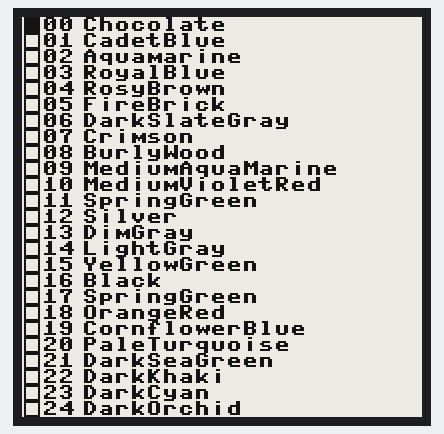
A program run on a simulated ESP32 board running MicroPython. Shown: 200×200 one-colour display. Random numbers come from a fixed seed; what the program prints to the serial console is not drawn. At 4.6 s the program stops and its outputs stay as they are.

Above: at 4.7 s.

The program:

epaper_test.py
```python
import epaper1in54
from machine import SPI,Pin

#spi = SPI(3, SPI.MASTER, baudrate=2000000, polarity=0, phase=0)
spi = SPI(1,baudrate=2000000, polarity=0, phase=0, sck=Pin(14),mosi=Pin(13),miso=Pin(12))
cs = Pin(21)
dc = Pin(17)
rst = Pin(19)
busy = Pin(5)

e = epaper1in54.EPD(spi, cs, dc, rst, busy)
e.init()

w = 200
h = 200
x = 0
y = 0

# --------------------

# write hello world with black bg and white text
#from image_dark import hello_world_dark
#e.clear_frame_memory(b'\xFF')
#e.set_frame_memory(hello_world_dark, x, y, w, h)
#e.display_frame()

# --------------------

# write hello world with white bg and black text
#from image_light import hello_world_light
#e.clear_frame_memory(b'\xFF')
#e.set_frame_memory(hello_world_light, x, y, w, h)
#e.display_frame()

# --------------------

# clear display
e.clear_frame_memory(b'\xFF')
e.display_frame()

# use a frame buffer
# 200 * 200 / 8 = 4736 - thats a lot of pixels
import framebuf
buf = bytearray(200 * 200 // 8)
fb = framebuf.FrameBuffer(buf, 200, 200, framebuf.MONO_HLSB)
black = 0
white = 1
fb.fill(white)
#fb.text('Hello World',30,0,black)
#fb.pixel(30, 10, black)
#fb.hline(30, 30, 10, black)
#fb.vline(30, 50, 10, black)
#fb.line(30, 70, 40, 80, black)
#fb.rect(30, 90, 10, 10, black)
fb.fill_rect(1, 0, 8, 8, black)

from uos import urandom
import color_name

for row in range(0,25):
	fb.text(str('{:02d}'.format(row)),10,row*8,black)

	fb.rect(1,row*8,8,8,black)
	rand_color = urandom(3)
	rand_color_name = color_name.ColorNames.findNearestWebColorName(rand_color)
	fb.text(rand_color_name,30,row*8,black)
	print(list(rand_color),rand_color_name)

e.set_frame_memory(buf, x, y, w, h)
e.display_frame()


## NEW Landscape mode
'''
h = 200;  w = 200 # e-paper heigth and width.

buf_black        = bytearray(w * h // 8) # used by frame buffer (landscape)
buf_epaper_black = bytearray(w * h // 8) # used to display on e-paper after bytes have been

#import framebuf
fb_black = framebuf.FrameBuffer(buf_black, w, h, framebuf.MONO_VLSB)

#clear red & black screens, write in black on top left and in red bootom right
fb_black.fill(white)
fb_black.text('Hello world!', 20, 20,black)

# Move frame buffer bytes to e-paper buffer to match e-paper bytes oranisation.
# That is landscape mode to portrait mode. (for red and black buffers)
n = 0
for i in range(0, 25):
    for j in range(0, 200):
        m = (n-x)+(n-y)*24
        buf_epaper_black[m] = buf_black[n]
        n +=1
    x = n+i+1
    y = n-1

print('Sending to display')
e.set_frame_memory(buf_epaper_black,0,0,200,200)
e.display_frame()
print('Done!.......')
'''
```

color_name.py
```python
"""
Original Author	 Ernesto P. Adorio, Ph.D
Original Source: http://my-other-life-as-programmer.blogspot.com/2012/02/python-finding-nearest-matching-color.html
Modifed By: JDiscar

This class maps an RGB value to the nearest color name it can find. Code is modified to include
ImageMagick names and WebColor names.

1. Modify the minimization criterion to use least sum of squares of the differences.
2. Provide error checking for input R, G, B values to be within the interval [0, 255].
3. Provide different ways to specify the input RGB values, aside from the (R, G, B) values as done in the program above.
"""
class ColorNames:
	# Src: http://www.w3schools.com/html/html_colornames.asp
	WebColorMap = {}
	WebColorMap["AliceBlue"] = "#F0F8FF"
	WebColorMap["AntiqueWhite"] = "#FAEBD7"
	WebColorMap["Aqua"] = "#00FFFF"
	WebColorMap["Aquamarine"] = "#7FFFD4"
	WebColorMap["Azure"] = "#F0FFFF"
	WebColorMap["Beige"] = "#F5F5DC"
	WebColorMap["Bisque"] = "#FFE4C4"
	WebColorMap["Black"] = "#000000"
	WebColorMap["BlanchedAlmond"] = "#FFEBCD"
	WebColorMap["Blue"] = "#0000FF"
	WebColorMap["BlueViolet"] = "#8A2BE2"
	WebColorMap["Brown"] = "#A52A2A"
	WebColorMap["BurlyWood"] = "#DEB887"
	WebColorMap["CadetBlue"] = "#5F9EA0"
	WebColorMap["Chartreuse"] = "#7FFF00"
	WebColorMap["Chocolate"] = "#D2691E"
	WebColorMap["Coral"] = "#FF7F50"
	WebColorMap["CornflowerBlue"] = "#6495ED"
	WebColorMap["Cornsilk"] = "#FFF8DC"
	WebColorMap["Crimson"] = "#DC143C"
	WebColorMap["Cyan"] = "#00FFFF"
	WebColorMap["DarkBlue"] = "#00008B"
	WebColorMap["DarkCyan"] = "#008B8B"
	WebColorMap["DarkGoldenRod"] = "#B8860B"
	WebColorMap["DarkGray"] = "#A9A9A9"
	WebColorMap["DarkGrey"] = "#A9A9A9"
	WebColorMap["DarkGreen"] = "#006400"
	WebColorMap["DarkKhaki"] = "#BDB76B"
	WebColorMap["DarkMagenta"] = "#8B008B"
	WebColorMap["DarkOliveGreen"] = "#556B2F"
	WebColorMap["Darkorange"] = "#FF8C00"
	WebColorMap["DarkOrchid"] = "#9932CC"
	WebColorMap["DarkRed"] = "#8B0000"
	WebColorMap["DarkSalmon"] = "#E9967A"
	WebColorMap["DarkSeaGreen"] = "#8FBC8F"
	WebColorMap["DarkSlateBlue"] = "#483D8B"
	WebColorMap["DarkSlateGray"] = "#2F4F4F"
	WebColorMap["DarkSlateGrey"] = "#2F4F4F"
	WebColorMap["DarkTurquoise"] = "#00CED1"
	WebColorMap["DarkViolet"] = "#9400D3"
	WebColorMap["DeepPink"] = "#FF1493"
	WebColorMap["DeepSkyBlue"] = "#00BFFF"
	WebColorMap["DimGray"] = "#696969"
	WebColorMap["DimGrey"] = "#696969"
	WebColorMap["DodgerBlue"] = "#1E90FF"
	WebColorMap["FireBrick"] = "#B22222"
	WebColorMap["FloralWhite"] = "#FFFAF0"
	WebColorMap["ForestGreen"] = "#228B22"
	WebColorMap["Fuchsia"] = "#FF00FF"
	WebColorMap["Gainsboro"] = "#DCDCDC"
	WebColorMap["GhostWhite"] = "#F8F8FF"
	WebColorMap["Gold"] = "#FFD700"
	WebColorMap["GoldenRod"] = "#DAA520"
	WebColorMap["Gray"] = "#808080"
	WebColorMap["Grey"] = "#808080"
	WebColorMap["Green"] = "#008000"
	WebColorMap["GreenYellow"] = "#ADFF2F"
	WebColorMap["HoneyDew"] = "#F0FFF0"
	WebColorMap["HotPink"] = "#FF69B4"
	WebColorMap["IndianRed"] = "#CD5C5C"
	WebColorMap["Indigo"] = "#4B0082"
	WebColorMap["Ivory"] = "#FFFFF0"
	WebColorMap["Khaki"] = "#F0E68C"
	WebColorMap["Lavender"] = "#E6E6FA"
	WebColorMap["LavenderBlush"] = "#FFF0F5"
	WebColorMap["LawnGreen"] = "#7CFC00"
	WebColorMap["LemonChiffon"] = "#FFFACD"
	WebColorMap["LightBlue"] = "#ADD8E6"
	WebColorMap["LightCoral"] = "#F08080"
	WebColorMap["LightCyan"] = "#E0FFFF"
	WebColorMap["LightGoldenRodYellow"] = "#FAFAD2"
	WebColorMap["LightGray"] = "#D3D3D3"
	WebColorMap["LightGrey"] = "#D3D3D3"
	WebColorMap["LightGreen"] = "#90EE90"
	WebColorMap["LightPink"] = "#FFB6C1"
	WebColorMap["LightSalmon"] = "#FFA07A"
	WebColorMap["LightSeaGreen"] = "#20B2AA"
	WebColorMap["LightSkyBlue"] = "#87CEFA"
	WebColorMap["LightSlateGray"] = "#778899"
	WebColorMap["LightSlateGrey"] = "#778899"
	WebColorMap["LightSteelBlue"] = "#B0C4DE"
	WebColorMap["LightYellow"] = "#FFFFE0"
	WebColorMap["Lime"] = "#00FF00"
	WebColorMap["LimeGreen"] = "#32CD32"
	WebColorMap["Linen"] = "#FAF0E6"
	WebColorMap["Magenta"] = "#FF00FF"
	WebColorMap["Maroon"] = "#800000"
	WebColorMap["MediumAquaMarine"] = "#66CDAA"
	WebColorMap["MediumBlue"] = "#0000CD"
	WebColorMap["MediumOrchid"] = "#BA55D3"
	WebColorMap["MediumPurple"] = "#9370D8"
	WebColorMap["MediumSeaGreen"] = "#3CB371"
	WebColorMap["MediumSlateBlue"] = "#7B68EE"
	WebColorMap["MediumSpringGreen"] = "#00FA9A"
	WebColorMap["MediumTurquoise"] = "#48D1CC"
	WebColorMap["MediumVioletRed"] = "#C71585"
	WebColorMap["MidnightBlue"] = "#191970"
	WebColorMap["MintCream"] = "#F5FFFA"
	WebColorMap["MistyRose"] = "#FFE4E1"
	WebColorMap["Moccasin"] = "#FFE4B5"
	WebColorMap["NavajoWhite"] = "#FFDEAD"
	WebColorMap["Navy"] = "#000080"
	WebColorMap["OldLace"] = "#FDF5E6"
	WebColorMap["Olive"] = "#808000"
	WebColorMap["OliveDrab"] = "#6B8E23"
	WebColorMap["Orange"] = "#FFA500"
	WebColorMap["OrangeRed"] = "#FF4500"
	WebColorMap["Orchid"] = "#DA70D6"
	WebColorMap["PaleGoldenRod"] = "#EEE8AA"
	WebColorMap["PaleGreen"] = "#98FB98"
	WebColorMap["PaleTurquoise"] = "#AFEEEE"
	WebColorMap["PaleVioletRed"] = "#D87093"
	WebColorMap["PapayaWhip"] = "#FFEFD5"
	WebColorMap["PeachPuff"] = "#FFDAB9"
	WebColorMap["Peru"] = "#CD853F"
	WebColorMap["Pink"] = "#FFC0CB"
	WebColorMap["Plum"] = "#DDA0DD"
	WebColorMap["PowderBlue"] = "#B0E0E6"
	WebColorMap["Purple"] = "#800080"
	WebColorMap["Red"] = "#FF0000"
	WebColorMap["RosyBrown"] = "#BC8F8F"
	WebColorMap["RoyalBlue"] = "#4169E1"
	WebColorMap["SaddleBrown"] = "#8B4513"
	WebColorMap["Salmon"] = "#FA8072"
	WebColorMap["SandyBrown"] = "#F4A460"
	WebColorMap["SeaGreen"] = "#2E8B57"
	WebColorMap["SeaShell"] = "#FFF5EE"
	WebColorMap["Sienna"] = "#A0522D"
	WebColorMap["Silver"] = "#C0C0C0"
	WebColorMap["SkyBlue"] = "#87CEEB"
	WebColorMap["SlateBlue"] = "#6A5ACD"
	WebColorMap["SlateGray"] = "#708090"
	WebColorMap["SlateGrey"] = "#708090"
	WebColorMap["Snow"] = "#FFFAFA"
	WebColorMap["SpringGreen"] = "#00FF7F"
	WebColorMap["SteelBlue"] = "#4682B4"
	WebColorMap["Tan"] = "#D2B48C"
	WebColorMap["Teal"] = "#008080"
	WebColorMap["Thistle"] = "#D8BFD8"
	WebColorMap["Tomato"] = "#FF6347"
	WebColorMap["Turquoise"] = "#40E0D0"
	WebColorMap["Violet"] = "#EE82EE"
	WebColorMap["Wheat"] = "#F5DEB3"
	WebColorMap["White"] = "#FFFFFF"
	WebColorMap["WhiteSmoke"] = "#F5F5F5"
	WebColorMap["Yellow"] = "#FFFF00"
	WebColorMap["YellowGreen"] = "#9ACD32"

	@staticmethod
	def rgbFromStr(s):
		# s starts with a #.
		r, g, b = int(s[1:3],16), int(s[3:5], 16),int(s[5:7], 16)
		return r, g, b

	@staticmethod
	def findNearestWebColorName(RGB_tuple):
		return ColorNames.findNearestColorName(RGB_tuple, ColorNames.WebColorMap)

	@staticmethod
	def findNearestColorName(RGB_tuple, Map):
		R = RGB_tuple[0]
		G = RGB_tuple[1]
		B = RGB_tuple[2]
		mindiff = None
		for d in Map:
			r, g, b = ColorNames.rgbFromStr(Map[d])
			diff = abs(R -r)*256 + abs(G-g)* 256 + abs(B- b)* 256
			if mindiff is None or diff < mindiff:
				mindiff = diff
				mincolorname = d
		return mincolorname

if __name__ == "__main__":
	color = (12, 150, 55)
	print (ColorNames.findNearestWebColorName(color))
```
